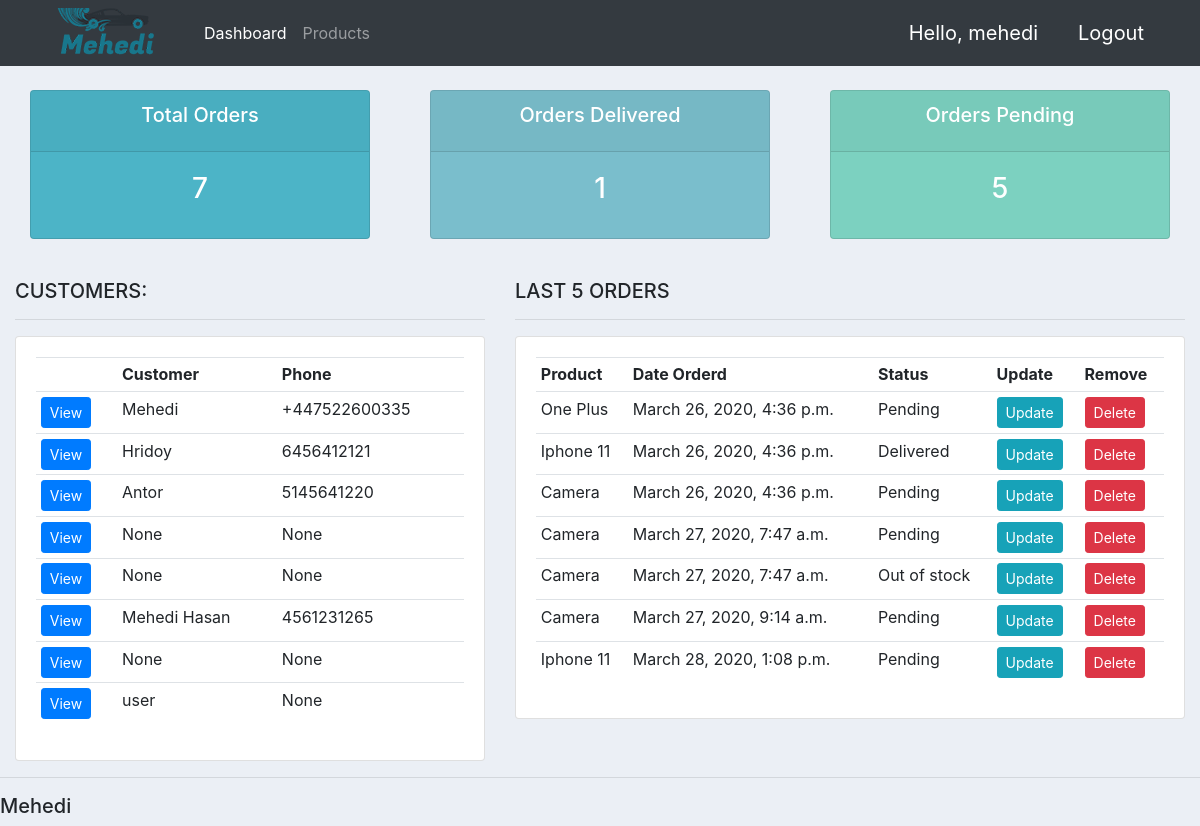
The app's page / (signed in) with its own data.
### base/models.py (models this page shows, shortened)
class Customer(models.Model):
    user = models.OneToOneField(User,null=True,blank=True,on_delete = models.CASCADE)
    name = models.CharField(default="user",max_length=200, null=True)
    phone = models.CharField(max_length=200, null=True)
    email = models.CharField(max_length=200, null=True)
    profile_pic = models.ImageField(default="logo.png",null=True,blank=True)
    date_created = models.DateTimeField(auto_now_add=True, null=True)

class Order(models.Model):
    STATUS =(
    ('Pending', 'Pending'),
    ('Out of stock','Out of stock'),
    ('Delivered','Delivered')
    )
    customer = models.ForeignKey(Customer,null=True,on_delete = models.SET_NULL)
    product = models.ForeignKey(Product,null=True,on_delete = models.SET_NULL)
    status = models.CharField(max_length=200, null=True,choices=STATUS)
    date_created = models.DateTimeField(auto_now_add=True, null=True)

class Product(models.Model):
    CATEGORY =(
    ('Indoor', 'Indoor'),
    ('Out door','Out door')
    )
    name = models.CharField(max_length=200, null=True)
    price = models.FloatField(null=True)
    category = models.CharField(max_length=200, null=True,choices=CATEGORY)
    description = models.CharField(max_length=200, null=True)
    date_created = models.DateTimeField(auto_now_add=True, null=True)
    tags = models.ManyToManyField(Tag)
    def __str__(self):
        return self.name

### base/decorators.py (the view)
	def wrapper_function(request, *args, **kwargs):
		group = None
		if request.user.groups.exists():
			group = request.user.groups.all()[0].name
		if group == 'customer':
			return redirect('userpage')
		if group == 'admin':
			return view_func(request, *args, **kwargs)

### base/views.py (called while the page is built)
@login_required(login_url='login')
@admin_only
def index(request):
    orders = Order.objects.all()
    customers = Customer.objects.all()
    total_orders = orders.count()
    total_customers = customers.count()
    delivered = orders.filter(status='Delivered').count()
    pending = orders.filter(status='Pending').count()
    context = {'orders':orders,'customers':customers,'total_orders':total_orders,
    'total_customers':total_customers,'delivered':delivered,'pending':pending}
    return render(request, 'index.html',context)

### base/templates/index.html
{%  extends 'main.html' %}
{% block content %}
{%  include 'status.html' %}
<br>
<div class="row">
	<div class="col-md-5">
		<h5>CUSTOMERS:</h5>
		<hr>
		<div class="card card-body">
			<table class="table table-sm">
				<tr>
          <th></th>
					<th>Customer</th>
					<th>Phone</th>
				</tr>
				{% for customer in customers %}
				<tr>
					<td><a class="btn btn-sm btn-primary" href="{% url 'customer' customer.id %}">View</a></td>
					<td>{{customer.name}}</td>
					<td>{{customer.phone}}</td>
				</tr>
				{% endfor %}
			</table>
		</div>
	</div>
	<div class="col-md-7">
		<h5>LAST 5 ORDERS</h5>
		<hr>
		<div class="card card-body">
			<table class="table table-sm">
				<tr>
					<th>Product</th>
					<th>Date Orderd</th>
					<th>Status</th>
					<th>Update</th>
					<th>Remove</th>
				</tr>
				{% for order in orders %}
				<tr>
					<td>{{order.product}}</td>
					<td>{{order.date_created}}</td>
					<td>{{order.status}}</td>
					<td><a class="btn btn-sm btn-info" href="{% url 'update_order' order.id %}">Update</a></td>
					<td><a class="btn btn-sm btn-danger"href="{% url 'delete_order' order.id %}">Delete</a></td>
				</tr>
				{% endfor %}
			</table>
		</div>
	</div>
</div>
{% endblock %}

### base/templates/main.html (shortened to what this page needs)
{% load static %}
<!DOCTYPE html>
<html>
<head>
	<link rel="stylesheet" href="https://stackpath.bootstrapcdn.com/bootstrap/4.3.1/css/bootstrap.min.css">
<link rel="stylesheet" href="{% static '/css/main.css' %}">
</head>
<body>
	{%  include 'navbar.html' %}
	<div class="container-fluid">
	{% block content %}
	{% endblock %}
    </div>
	<hr>
	<h5>Mehedi</h5>
</body>
</html>

### base/templates/navbar.html (shortened to what this page needs)
{% load static %}
<nav class="navbar navbar-expand-lg navbar-dark bg-dark">
  <img src="{% static 'images/logo.png'%}" alt="">
  <div class="collapse navbar-collapse" id="navbarNav">
    <ul class="navbar-nav">
      {% if request.user.is_staff %}
      <li class="nav-item active">
        <a class="nav-link" href="{% url 'index' %}">Dashboard</a>
      </li>
      <li class="nav-item">
        <a class="nav-link" href="{% url 'products' %}">Products</a>
      </li>
      {% else %}
      <li class="nav-item">
        <a  class="nav-link" href="{% url 'profile' %}"><h3>Setting</h3></a>
      </li>
      {% endif %}
    </ul>
  </div>
  <span class="msg">  Hello,  {{request.user}}</span>
  <span><a class="msg" href="{% url 'logout' %}">Logout</a></span>
</nav>

### base/templates/status.html
<br>
<div class="row">
	<div class="col">
		<div class="col-md">
			<div class="card text-center text-white  mb-3" id="total-orders">
			  	<div class="card-header">
			  		<h5 class="card-title">Total Orders</h5>
			  	</div>
			  	<div class="card-body">
			    	<h3 class="card-title">{{total_orders}}</h3>
			  	</div>
			</div>
		</div>
	</div>
	<div class="col">
		<div class="col-md">
			<div class="card text-center text-white  mb-3" id="orders-delivered">
			  	<div class="card-header">
			  		<h5 class="card-title">Orders Delivered</h5>
			  	</div>
			  	<div class="card-body">
			    	<h3 class="card-title">{{delivered}}</h3>
			  	</div>
			</div>
		</div>
	</div>
	<div class="col">
		<div class="col-md">
			<div class="card text-center text-white  mb-3" id="orders-pending">
			  	<div class="card-header">
			  		<h5 class="card-title">Orders Pending</h5>
			  	</div>
			  	<div class="card-body">
			    	<h3 class="card-title">{{pending}}</h3>
			  	</div>
			</div>
		</div>
	</div>
</div>

### static/css/main.css (style rules this page uses)
body { background-color: #ebeff5; }
#total-orders { background-color: #4cb4c7; }
#orders-delivered { background-color: #7abecc; }
#orders-pending { background-color: #7CD1C0; }

### base/templates/navbar.html (style rules this page uses)
.msg { font-size:20px; color:white; margin-right:40px; }

### records on screen
Customer: name "Mehedi", phone "+447522600335"
Customer: name "Hridoy", phone "6456412121"
Customer: name "Antor", phone "5145641220"
Customer: name "None", phone "None"
Customer: name "None", phone "None"
Customer: name "Mehedi Hasan", phone "4561231265"
Customer: name "None", phone "None"
Customer: name "user", phone "None"
Order: product "One Plus", date_created "March 26, 2020, 4:36 p.m.", status "Pending"
Order: product "Iphone 11", date_created "March 26, 2020, 4:36 p.m.", status "Delivered"
Order: product "Camera", date_created "March 26, 2020, 4:36 p.m.", status "Pending"
Order: product "Camera", date_created "March 27, 2020, 7:47 a.m.", status "Pending"
Order: product "Camera", date_created "March 27, 2020, 7:47 a.m.", status "Out of stock"
Order: product "Camera", date_created "March 27, 2020, 9:14 a.m.", status "Pending"
Order: product "Iphone 11", date_created "March 28, 2020, 1:08 p.m.", status "Pending"

### other values on screen
{{ request.user }} "mehedi"
{{ total_orders }} "7"
{{ delivered }} "1"
{{ pending }} "5"
